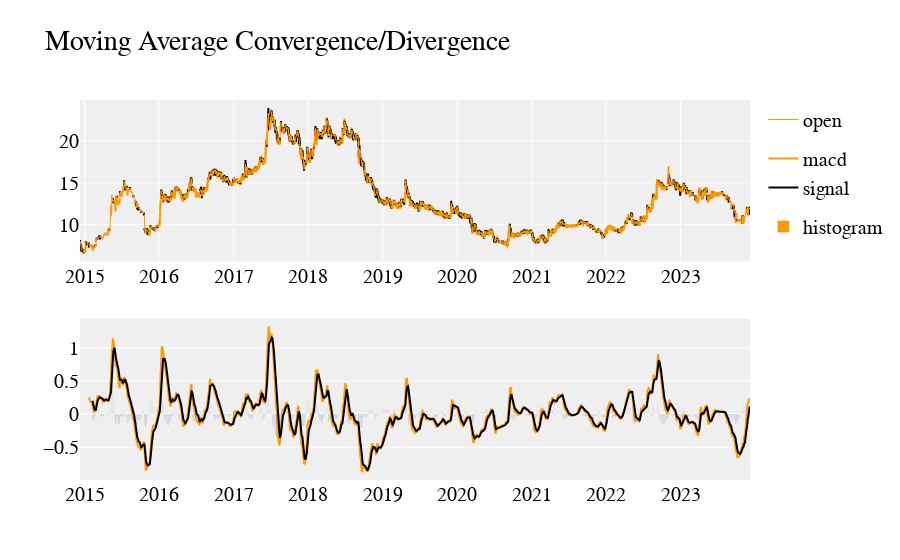

Here is the notebook cell this chart was saved with:
### Code cell
# calculate MACD values
df.ta.macd(close='close', fast=12, slow=26, append=True)
# Force lowercase (optional)
df.columns = [x.lower() for x in df.columns]
# Construct a 2 x 1 Plotly figure
fig = make_subplots(rows=2, cols=1)
# price Line
fig.append_trace(
    go.Scatter(
        x=df.index,
        y=df['open'],
        line=dict(color='#ff9900', width=1),
        name='open',
        # showlegend=False,
        legendgroup='1',
    ), row=1, col=1
)
# Candlestick chart for pricing
fig.append_trace(
    go.Candlestick(
        x=df.index,
        open=df['open'],
        high=df['high'],
        low=df['low'],
        close=df['close'],
        increasing_line_color='#ff9900',
        decreasing_line_color='black',
        showlegend=False
    ), row=1, col=1
)
# Fast Signal (%k)
fig.append_trace(
    go.Scatter(
        x=df.index,
        y=df['macd_12_26_9'],
        line=dict(color='#ff9900', width=2),
        name='macd',
        # showlegend=False,
        legendgroup='2',
    ), row=2, col=1
)
# Slow signal (%d)
fig.append_trace(
    go.Scatter(
        x=df.index,
        y=df['macds_12_26_9'],
        line=dict(color='#000000', width=2),
        # showlegend=False,
        legendgroup='2',
        name='signal'
    ), row=2, col=1
)
# Colorize the histogram values
colors = np.where(df['macdh_12_26_9'] < 0, '#000', '#ff9900')
# Plot the histogram
fig.append_trace(
    go.Bar(
        x=df.index,
        y=df['macdh_12_26_9'],
        name='histogram',
        marker_color=colors,
    ), row=2, col=1
)
# Make it pretty
layout = go.Layout(
    plot_bgcolor='#efefef',
    # Font Families
    font_family='Monospace',
    font_color='#000000',
    font_size=20,
    title='Moving Average Convergence/Divergence',
    xaxis=dict(
        rangeslider=dict(
            visible=False
        )
    )
)
# Update options and show plot
fig.update_layout(layout)
fig.show()

### Figure 1 — Plotly figure (JSON) as saved in the notebook; plotly's stock layout.template omitted (floating-point values rounded to 4 significant figures; data arrays with more than 128 entries replaced by an {"elided": "..."} marker saying what was removed)
{"data": [{"legendgroup": "1", "line": {"color": "#ff9900", "width": 1}, "name": "open", "type": "scatter", "x": {"elided": "2104 str values"}, "xaxis": "x", "y": {"elided": "2104 float values"}, "yaxis": "y"}, {"close": {"elided": "2104 float values"}, "decreasing": {"line": {"color": "black"}}, "high": {"elided": "2104 float values"}, "increasing": {"line": {"color": "#ff9900"}}, "low": {"elided": "2104 float values"}, "open": {"elided": "2104 float values"}, "showlegend": false, "type": "candlestick", "x": {"elided": "2104 str values"}, "xaxis": "x", "yaxis": "y"}, {"legendgroup": "2", "line": {"color": "#ff9900", "width": 2}, "name": "macd", "type": "scatter", "x": {"elided": "2104 str values"}, "xaxis": "x2", "y": {"elided": "2104 float values"}, "yaxis": "y2"}, {"legendgroup": "2", "line": {"color": "#000000", "width": 2}, "name": "signal", "type": "scatter", "x": {"elided": "2104 str values"}, "xaxis": "x2", "y": {"elided": "2104 float values"}, "yaxis": "y2"}, {"marker": {"color": {"elided": "2104 str values"}}, "name": "histogram", "type": "bar", "x": {"elided": "2104 str values"}, "xaxis": "x2", "y": {"elided": "2104 float values"}, "yaxis": "y2"}], "layout": {"autosize": true, "font": {"color": "#000000", "family": "Monospace", "size": 20}, "plot_bgcolor": "#efefef", "title": {"text": "Moving Average Convergence/Divergence"}, "xaxis": {"anchor": "y", "autorange": true, "domain": [0, 1], "range": ["2014-12-09 12:00", "2023-12-07 12:00"], "rangeslider": {"visible": false, "yaxis": {}}, "type": "date"}, "xaxis2": {"anchor": "y2", "autorange": true, "domain": [0, 1], "range": ["2014-12-09 12:00", "2023-12-07 12:00"], "type": "date"}, "yaxis": {"anchor": "x", "autorange": true, "domain": [0.575, 1], "range": [5.606, 24.88], "type": "linear"}, "yaxis2": {"anchor": "x2", "autorange": true, "domain": [0, 0.425], "range": [-0.9953, 1.445], "type": "linear"}}}
